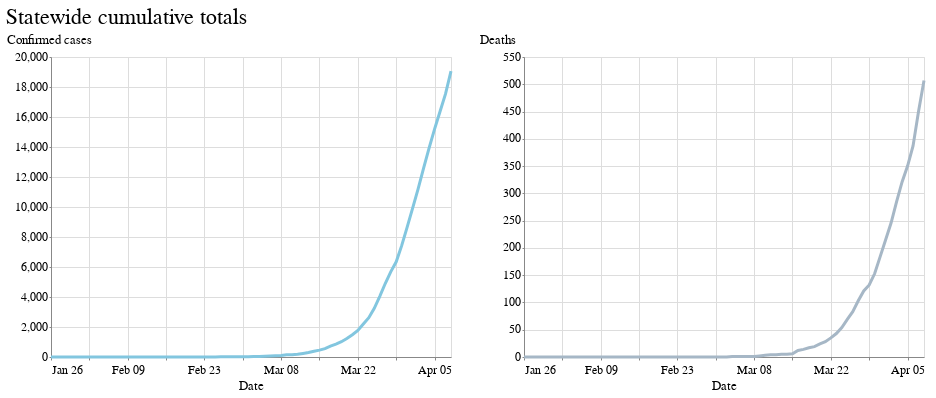

The code cell stored with this chart in its notebook:
### Markdown cell above
Chart the cumulative totals statewide

### Code cell
chart = alt.Chart(agency_df).properties(width=400, height=300)

cases = chart.mark_line(color=lat.palette['default']).encode(
    x=alt.X("date:T", title="Date"),
    y=alt.Y("sum(confirmed_cases):Q", title="Confirmed cases")
)

deaths = chart.mark_line(color=lat.palette['schemes']['ice-7'][3]).encode(
    x=alt.X("date:T", title="Date"),
    y=alt.Y("sum(deaths):Q", title="Deaths")
)

(cases | deaths).properties(title="Statewide cumulative totals")

### Figure 1 — Vega-Lite specification as saved in the notebook (floating-point values rounded to 4 significant figures; data arrays with more than 128 entries replaced by an {"elided": "..."} marker saying what was removed)
{"config": {"view": {"width": 800, "height": 450}, "background": "#ffffff", "title": {"anchor": "start", "font": "Benton Gothic Bold, sans", "fontColor": "#000000", "fontSize": 22, "fontWeight": "normal"}, "arc": {"fill": "#82c6df"}, "area": {"fill": "#82c6df"}, "line": {"stroke": "#82c6df", "strokeWidth": 3}, "path": {"stroke": "#82c6df"}, "rect": {"fill": "#82c6df"}, "shape": {"stroke": "#82c6df"}, "bar": {"fill": "#82c6df"}, "point": {"stroke": "#82c6df"}, "symbol": {"fill": "#82c6df", "size": 30}, "axis": {"titleFont": "Benton Gothic Bold, sans", "titleFontSize": 13, "titleFontWeight": "normal", "labelFont": "Benton Gothic, sans", "labelFontSize": 11.5, "labelFontWeight": "normal"}, "axisX": {"labelAngle": 0, "labelPadding": 4, "tickSize": 3}, "axisY": {"labelBaseline": "middle", "maxExtent": 45, "minExtent": 45, "tickSize": 2, "titleAlign": "left", "titleAngle": 0, "titleX": -45, "titleY": -11}, "legend": {"titleFont": "Benton Gothic Bold, sans", "titleFontSize": 13, "titleFontWeight": "normal", "symbolType": "square", "labelFont": "Benton Gothic, sans", "labelFontSize": 11.5}, "range": {"category": ["#3580b1", "#ec8431", "#ab7fb4", "#c89d29", "#adc839", "#829eb1"], "diverging": ["#e68a4f", "#f4bb6a", "#f9e39c", "#dadfe2", "#a6b7c6", "#849eae"], "heatmap": ["#fbf2c7", "#f9e39c", "#f8d36e", "#f4bb6a", "#e68a4f", "#d15a40", "#ab4232"], "ordinal": ["#fbf2c7", "#f9e39c", "#f8d36e", "#f4bb6a", "#e68a4f", "#d15a40", "#ab4232"], "ramp": ["#fbf2c7", "#f9e39c", "#f8d36e", "#f4bb6a", "#e68a4f", "#d15a40", "#ab4232"]}}, "hconcat": [{"mark": {"type": "line", "color": "#82c6df"}, "encoding": {"x": {"type": "temporal", "field": "date", "title": "Date"}, "y": {"type": "quantitative", "aggregate": "sum", "field": "confirmed_cases", "title": "Confirmed cases"}}, "height": 300, "width": 400}, {"mark": {"type": "line", "color": "#a6b7c6"}, "encoding": {"x": {"type": "temporal", "field": "date", "title": "Date"}, "y": {"type": "quantitative", "aggregate": "sum", "field": "deaths", "title": "Deaths"}}, "height": 300, "width": 400}], "data": {"name": "data-df4989c3fefeea8713540a36e467c9e8"}, "title": "Statewide cumulative totals", "$schema": "https://vega.github.io/schema/vega-lite/v4.8.1.json", "datasets": {"data-df4989c3fefeea8713540a36e467c9e8": {"elided": "1862 records"}}}
